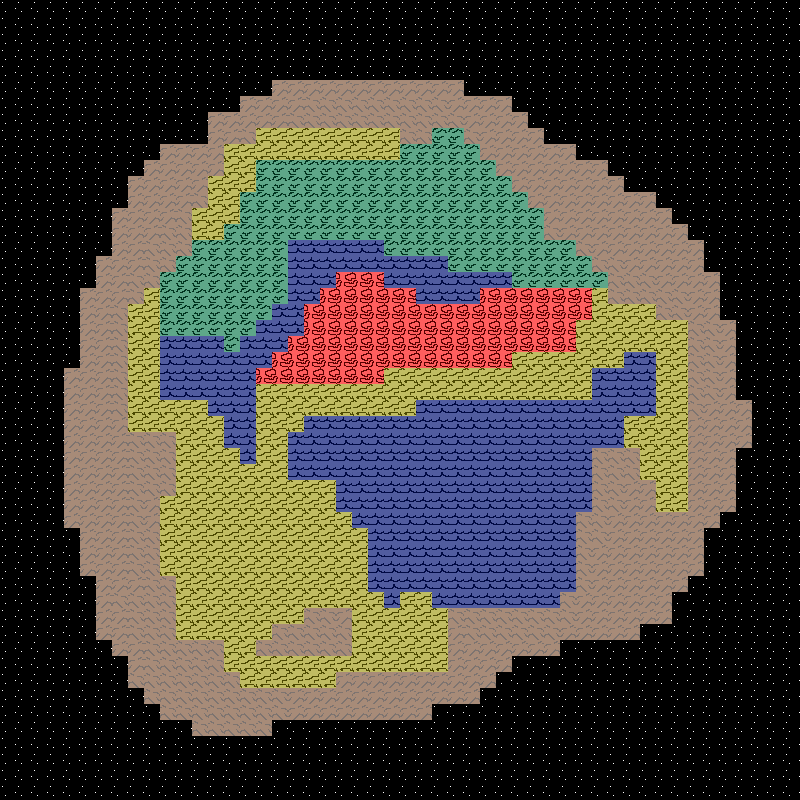

The image is a tile-based game level rendered from a .tmx file. Its description and complete source (layers, tilesets, objects, tile grids) follow:
An orthogonal 50x50 tile map with 16x16 px tiles, 1 tile layer (Tile Layer 1).

<map version="1.2" tiledversion="1.2.5" orientation="orthogonal" renderorder="right-up" width="50" height="50" tilewidth="16" tileheight="16" infinite="0" nextlayerid="3" nextobjectid="1">
 <tileset firstgid="1" source="map2.tsx" />
 <layer id="2" name="Tile Layer 1" width="50" height="50">
  <data encoding="csv">
6,6,6,6,6,6,6,6,6,6,6,6,6,6,6,6,6,6,6,6,6,6,6,6,6,6,6,6,6,6,6,6,6,6,6,6,6,6,6,6,6,6,6,6,6,6,6,6,6,6,
6,6,6,6,6,6,6,6,6,6,6,6,6,6,6,6,6,6,6,6,6,6,6,6,6,6,6,6,6,6,6,6,6,6,6,6,6,6,6,6,6,6,6,6,6,6,6,6,6,6,
6,6,6,6,6,6,6,6,6,6,6,6,6,6,6,6,6,6,6,6,6,6,6,6,6,6,6,6,6,6,6,6,6,6,6,6,6,6,6,6,6,6,6,6,6,6,6,6,6,6,
6,6,6,6,6,6,6,6,6,6,6,6,6,6,6,6,6,6,6,6,6,6,6,6,6,6,6,6,6,6,6,6,6,6,6,6,6,6,6,6,6,6,6,6,6,6,6,6,6,6,
6,6,6,6,6,6,6,6,6,6,6,6,6,6,6,6,6,6,6,6,6,6,6,6,6,6,6,6,6,6,6,6,6,6,6,6,6,6,6,6,6,6,6,6,6,6,6,6,6,6,
6,6,6,6,6,6,6,6,6,6,6,6,6,6,6,6,6,5,5,5,5,5,5,5,5,5,5,5,5,6,6,6,6,6,6,6,6,6,6,6,6,6,6,6,6,6,6,6,6,6,
6,6,6,6,6,6,6,6,6,6,6,6,6,6,6,5,5,5,5,2147483653,2147483653,2147483653,2147483653,2147483653,2147483653,2147483653,2147483653,2147483653,5,5,5,5,6,6,6,6,6,6,6,6,6,6,6,6,6,6,6,6,6,6,
6,6,6,6,6,6,6,6,6,6,6,6,6,5,5,5,5,5,2147483653,2147483653,2147483653,2147483653,2147483653,2147483653,2147483653,2147483653,2147483653,2147483653,2147483653,5,5,5,5,6,6,6,6,6,6,6,6,6,6,6,6,6,6,6,6,6,
6,6,6,6,6,6,6,6,6,6,6,6,6,5,5,2147483653,4,4,4,4,4,4,4,4,4,2147483653,2147483653,2,2,2147483653,5,5,5,5,6,6,6,6,6,6,6,6,6,6,6,6,6,6,6,6,
6,6,6,6,6,6,6,6,6,6,5,5,5,5,4,4,4,4,4,4,4,4,4,4,4,2,2,2,2,2,5,5,5,5,5,5,6,6,6,6,6,6,6,6,6,6,6,6,6,6,
6,6,6,6,6,6,6,6,6,5,5,5,5,5,4,4,2,2,2,2,2,2,2,2,2,2,2,2,2,2,2,5,5,5,5,5,5,5,6,6,6,6,6,6,6,6,6,6,6,6,
6,6,6,6,6,6,6,6,5,5,5,5,5,4,4,4,2,2,2,2,2,2,2,2,2,2,2,2,2,2,2,2,5,5,5,5,5,5,5,6,6,6,6,6,6,6,6,6,6,6,
6,6,6,6,6,6,6,6,5,5,5,5,2147483653,4,4,2,2,2,2,2,2,2,2,2,2,2,2,2,2,2,2,2,2,5,5,5,5,5,5,5,5,6,6,6,6,6,6,6,6,6,
6,6,6,6,6,6,6,5,5,5,5,2147483653,4,4,4,2,2,2,2,2,2,2,2,2,2,2,2,2,2,2,2,2,2,2,5,5,5,5,5,5,5,5,6,6,6,6,6,6,6,6,
6,6,6,6,6,6,6,5,5,5,2147483653,2147483653,4,4,2,2,2,2,2,2,2,2,2,2,2,2,2,2,2,2,2,2,2,2,2147483653,5,5,5,5,5,5,5,5,6,6,6,6,6,6,6,
6,6,6,6,6,6,6,5,5,2147483653,2147483653,2147483653,2,2,2,2,2,2,3,3,3,3,3,3,2,2,2,2,2,2,2,2,2,2,2,2,2147483653,5,5,5,5,5,5,5,6,6,6,6,6,6,
6,6,6,6,6,6,5,5,5,2147483653,2147483653,2,2,2,2,2,2,2,3,3,3,3,3,3,3,3,3,3,2,2,2,2,2,2,2,2,2,2147483653,2147483653,5,5,5,5,5,6,6,6,6,6,6,
6,6,6,6,6,6,5,5,2147483653,2147483653,2,2,2,2,2,2,2,2,3,3,3,1,1,1,3,3,3,3,3,3,3,3,2,2,2,2,2,2,2147483653,2147483653,2147483653,5,5,5,5,6,6,6,6,6,
6,6,6,6,6,5,5,5,2147483653,4,2,2,2,2,2,2,2,2,3,3,1,1,1,1,1,1,3,3,3,3,1,1,1,1,1,1,1,4,2147483653,2147483653,2147483653,2147483653,2147483653,5,5,6,6,6,6,6,
6,6,6,6,6,5,5,2147483653,4,4,2,2,2,2,2,2,2,3,3,1,1,1,1,1,1,1,1,1,1,1,1,1,1,1,1,1,1,4,4,4,4,2147483653,2147483653,5,5,6,6,6,6,6,
6,6,6,6,6,5,5,2147483653,4,4,2,2,2,2,2,2,3,3,3,1,1,1,1,1,1,1,1,1,1,1,1,1,1,1,1,1,4,4,4,4,4,4,4,2147483653,2147483653,5,6,6,6,6,
6,6,6,6,6,5,5,2147483653,4,4,3,3,3,3,2,3,3,3,1,1,1,1,1,1,1,1,1,1,1,1,1,1,1,1,1,1,4,4,4,4,4,4,4,2147483653,2147483653,5,6,6,6,6,
6,6,6,6,6,5,5,2147483653,4,4,3,3,3,3,3,3,3,1,1,1,1,1,1,1,1,1,1,1,1,1,1,1,4,4,4,4,4,4,4,3,3,4,4,2147483653,2147483653,5,6,6,6,6,
6,6,6,6,5,5,5,2147483653,4,4,3,3,3,3,3,3,1,1,1,1,1,1,1,1,4,4,4,4,4,4,4,4,4,4,4,4,4,3,3,3,3,4,4,2147483653,2147483653,5,6,6,6,6,
6,6,6,6,5,5,5,2147483653,4,4,3,3,3,3,3,3,4,4,4,4,4,4,4,4,4,4,4,4,4,4,4,4,4,4,4,4,4,3,3,3,3,4,4,2147483653,2147483653,5,6,6,6,6,
6,6,6,6,5,5,5,2147483653,4,4,4,4,4,3,3,3,4,4,4,4,4,4,4,4,4,4,3,3,3,3,3,3,3,3,3,3,3,3,3,3,3,4,4,2147483653,5,5,5,6,6,6,
6,6,6,6,5,5,5,5,4,4,4,4,4,4,3,3,4,4,4,3,3,3,3,3,3,3,3,3,3,3,3,3,3,3,3,3,3,3,3,4,4,4,4,5,5,5,5,6,6,6,
6,6,6,6,5,5,5,5,2147483653,2147483653,2147483653,4,4,4,3,3,4,4,3,3,3,3,3,3,3,3,3,3,3,3,3,3,3,3,3,3,3,3,3,4,4,4,4,5,5,5,5,6,6,6,
6,6,6,6,5,5,5,5,2147483653,2147483653,2147483653,4,4,4,4,3,4,4,3,3,3,3,3,3,3,3,3,3,3,3,3,3,3,3,3,3,3,2147483653,2147483653,2147483653,4,4,4,5,5,5,6,6,6,6,
6,6,6,6,5,5,5,5,2147483653,2147483653,2147483653,4,4,4,4,4,4,4,3,3,3,3,3,3,3,3,3,3,3,3,3,3,3,3,3,3,3,2147483653,2147483653,2147483653,4,4,4,5,5,5,6,6,6,6,
6,6,6,6,5,5,5,5,2147483653,2147483653,2147483653,4,4,4,4,4,4,4,4,4,4,3,3,3,3,3,3,3,3,3,3,3,3,3,3,3,3,2147483653,2147483653,5,5,4,4,5,5,5,6,6,6,6,
6,6,6,6,5,5,5,5,2147483653,5,4,4,4,4,4,4,4,4,4,4,4,3,3,3,3,3,3,3,3,3,3,3,3,3,3,3,3,2147483653,2147483653,5,5,4,4,5,5,5,6,6,6,6,
6,6,6,6,5,5,5,5,2147483653,5,4,4,4,4,4,4,4,4,4,4,4,4,3,3,3,3,3,3,3,3,3,3,3,3,3,3,2147483653,2147483653,5,5,5,5,5,5,5,6,6,6,6,6,
6,6,6,6,6,5,5,5,2147483653,2147483653,4,4,4,4,4,4,4,4,4,4,4,4,4,3,3,3,3,3,3,3,3,3,3,3,3,3,2147483653,2147483653,5,5,5,5,5,5,6,6,6,6,6,6,
6,6,6,6,6,5,5,5,2147483653,2147483653,4,4,4,4,4,4,4,4,4,4,4,4,4,3,3,3,3,3,3,3,3,3,3,3,3,3,2147483653,5,5,5,5,5,5,5,6,6,6,6,6,6,
6,6,6,6,6,5,5,5,2147483653,2147483653,4,4,4,4,4,4,4,4,4,4,4,4,4,3,3,3,3,3,3,3,3,3,3,3,3,3,2147483653,5,5,5,5,5,5,5,6,6,6,6,6,6,
6,6,6,6,6,6,5,5,5,2147483653,2147483653,4,4,4,4,4,4,4,4,4,4,4,4,3,3,3,3,3,3,3,3,3,3,3,3,3,2147483653,5,5,5,5,5,5,6,6,6,6,6,6,6,
6,6,6,6,6,6,5,2147483653,2147483653,2147483653,2147483653,4,4,4,4,4,4,4,4,4,4,4,4,4,3,4,4,3,3,3,3,3,3,3,3,2147483653,5,5,5,5,5,5,6,6,6,6,6,6,6,6,
6,6,6,6,6,6,5,5,2147483653,2147483653,2147483653,4,4,4,4,4,4,4,4,2147483653,2147483653,5,4,4,4,4,4,4,2147483653,2147483653,2147483653,2147483653,2147483653,2147483653,2147483653,2147483653,5,5,5,5,5,5,6,6,6,6,6,6,6,6,
6,6,6,6,6,6,5,5,2147483653,2147483653,2147483653,4,4,4,4,4,4,2147483653,2147483653,2147483653,2147483653,2147483653,4,4,4,4,4,4,5,2147483653,2147483653,2147483653,2147483653,2147483653,2147483653,5,5,5,5,5,6,6,6,6,6,6,6,6,6,6,
6,6,6,6,6,6,6,5,5,2147483653,2147483653,2147483653,2147483653,2147483653,4,4,2147483653,2147483653,2147483653,2147483653,2147483653,2147483653,4,4,4,4,4,4,5,5,5,5,5,5,5,6,6,6,6,6,6,6,6,6,6,6,6,6,6,6,
6,6,6,6,6,6,6,6,5,2147483653,2147483653,2147483653,2147483653,2147483653,4,4,4,4,4,4,4,4,4,4,4,4,4,4,5,5,5,5,6,6,6,6,6,6,6,6,6,6,6,6,6,6,6,6,6,6,
6,6,6,6,6,6,6,6,2147483653,2147483653,2147483653,2147483653,2147483653,2147483653,2147483653,4,4,4,4,4,4,5,5,5,5,5,5,5,5,5,5,6,6,6,6,6,6,6,6,6,6,6,6,6,6,6,6,6,6,6,
6,6,6,6,6,6,6,6,6,2147483653,2147483653,2147483653,2147483653,2147483653,2147483653,2147483653,2147483653,2147483653,5,5,5,5,5,5,5,5,5,5,5,5,6,6,6,6,6,6,6,6,6,6,6,6,6,6,6,6,6,6,6,6,
6,6,6,6,6,6,6,6,6,6,2147483653,2147483653,2147483653,2147483653,2147483653,2147483653,2147483653,2147483653,5,5,5,5,5,5,5,5,5,6,6,6,6,6,6,6,6,6,6,6,6,6,6,6,6,6,6,6,6,6,6,6,
6,6,6,6,6,6,6,6,6,6,6,6,2147483653,2147483653,2147483653,2147483653,2147483653,6,6,6,6,6,6,6,6,6,6,6,6,6,6,6,6,6,6,6,6,6,6,6,6,6,6,6,6,6,6,6,6,6,
6,6,6,6,6,6,6,6,6,6,6,6,6,6,6,6,6,6,6,6,6,6,6,6,6,6,6,6,6,6,6,6,6,6,6,6,6,6,6,6,6,6,6,6,6,6,6,6,6,6,
6,6,6,6,6,6,6,6,6,6,6,6,6,6,6,6,6,6,6,6,6,6,6,6,6,6,6,6,6,6,6,6,6,6,6,6,6,6,6,6,6,6,6,6,6,6,6,6,6,6,
6,6,6,6,6,6,6,6,6,6,6,6,6,6,6,6,6,6,6,6,6,6,6,6,6,6,6,6,6,6,6,6,6,6,6,6,6,6,6,6,6,6,6,6,6,6,6,6,6,6,
6,6,6,6,6,6,6,6,6,6,6,6,6,6,6,6,6,6,6,6,6,6,6,6,6,6,6,6,6,6,6,6,6,6,6,6,6,6,6,6,6,6,6,6,6,6,6,6,6,6
</data>
 </layer>
</map>